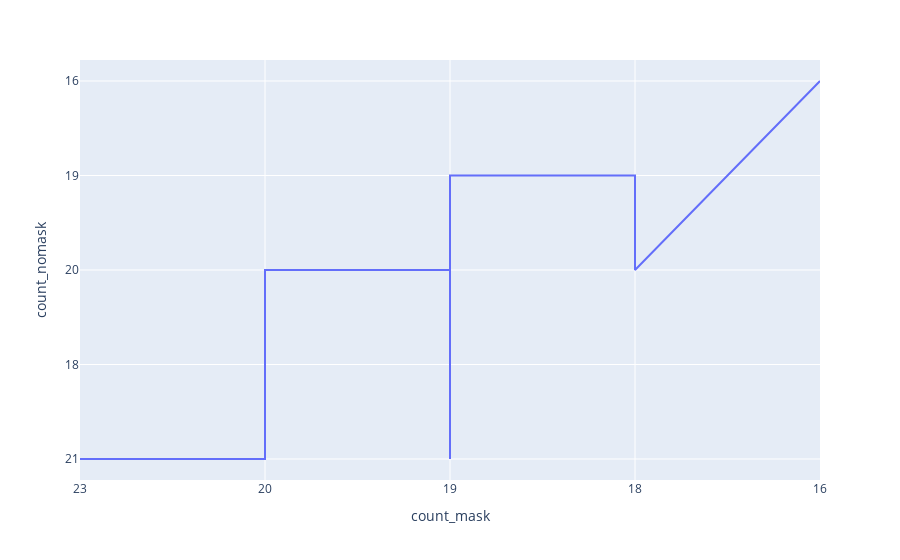

Source (notebook cell):
### Markdown cell above
3. Make a visualization of this data that is more accurate. Your visualization should more honestly tell the story.

               fig = pd.line(DF,x= ,y= )

### Code cell
fig = px.line(DF,
                    x='count_mask',
                    y='count_nomask')
fig.show()

### Figure 1 — Plotly figure (JSON) as saved in the notebook; plotly's stock layout.template omitted (floating-point values rounded to 4 significant figures)
{"data": [{"hovertemplate": "count_mask=%{x}<br>count_nomask=%{y}<extra></extra>", "legendgroup": "", "line": {"color": "#636efa", "dash": "solid"}, "marker": {"symbol": "circle"}, "mode": "lines", "name": "", "orientation": "v", "showlegend": false, "type": "scatter", "x": ["23", "20", "20", "20", "20", "20", "20", "20", "19", "19", "19", "18", "18", "16", "16", "16", "16"], "xaxis": "x", "y": ["21", "21", "21", "18", "21", "20", "18", "20", "20", "21", "19", "19", "20", "16", "16", "16", "16"], "yaxis": "y"}], "layout": {"autosize": true, "legend": {"tracegroupgap": 0}, "margin": {"t": 60}, "xaxis": {"anchor": "y", "autorange": true, "domain": [0, 1], "range": [0, 4], "title": {"text": "count_mask"}, "type": "category"}, "yaxis": {"anchor": "x", "autorange": true, "domain": [0, 1], "range": [-0.2222, 4.222], "title": {"text": "count_nomask"}, "type": "category"}}}
